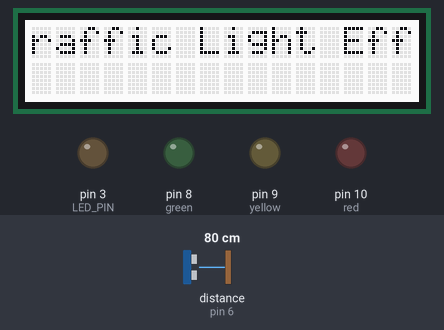
This sketch was run on a simulated Arduino Uno, built with avr-gcc and run on an emulated ATmega328P. On the bench: 16×2 character LCD, output pins drawn as LEDs (lit = HIGH). The inputs (shaded band) are chosen by the test bench; at power-on: distance to the obstacle (sensor on pin 6) 80 cm. The echo pulse lasts 58.3 µs per cm; pins used as bus, display or sensor lines are not drawn; what the sketch prints to the serial monitor is not drawn.

Above: at 0.3 s.
At 5.11 s:
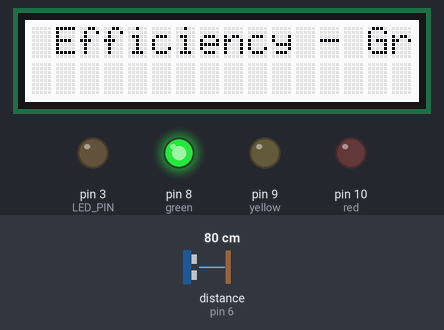
At 9.92 s:
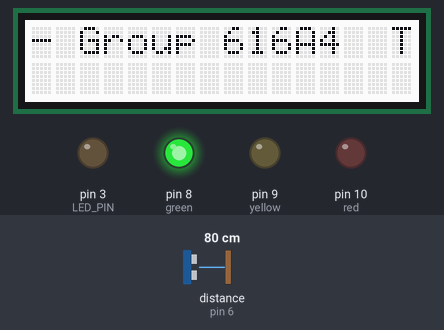
At 12.33 s:
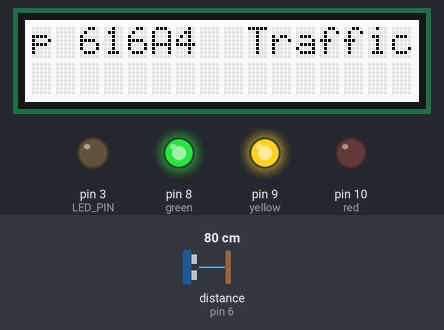
At 20.01 s:
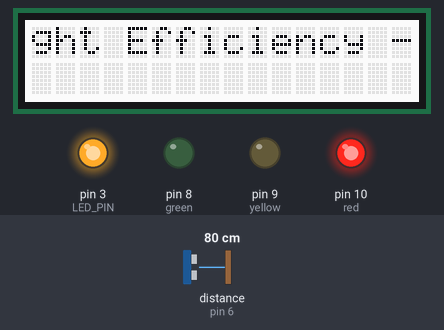
At 39.73 s:
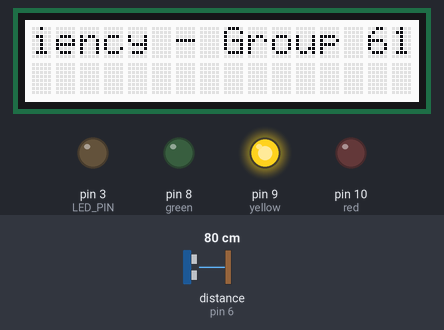
Timing chart, 0 to 40.0 s (numbered marks = the images above):
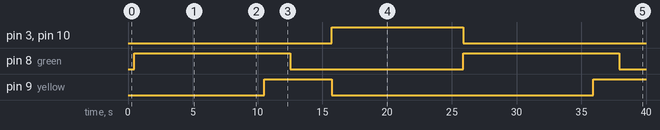

Measured:
- by itself, pin 3 (LED_PIN), pin 10 (red): LOW → HIGH at 15.7 s, → LOW 10.2 s later
- by itself, pin 8 (green): alternates HIGH for 12.0 s and LOW for 13.4 s
- by itself, pin 9 (yellow): LOW → HIGH at 10.5 s, → LOW 5.2 s later, → HIGH 20.2 s later
- what the display in image 1 shows lasts 0.4 s, from 4.9 s to 5.3 s

The sketch:

TrafficLightsEfficiency.ino
```cpp
#include <Wire.h>
#include <SoftwareSerial.h>
#include "rgb_lcd.h"

rgb_lcd lcd;
SoftwareSerial lcdSerial(4, 5);

const int trigPin = 7;
const int echoPin = 6;
const int LED_PIN  = 3;

int red = 10;
int yellow = 9;
int green = 8;

int delayGreen = 10000;
int delayYellow = 3000;
int delayRed = 10000;

enum TrafficState {
  GREENLED,
  GREEN_YELLOWLED,
  YELLOWLED,
  REDLED
};

TrafficState state = GREENLED;

unsigned long previousMillis = 0;
const unsigned long intervalGreen = 10000;
const unsigned long intervalGreenYellow = 2000;
const unsigned long intervalYellow = 3000;
const unsigned long intervalRed = 10000;

void setup() {
  Serial.begin(9600);

  lcdSerial.begin(9600);
  lcd.begin(16, 2, &lcdSerial);
  lcd.setCursor(0,0);
  lcd.println("Traffic Light Efficiency - Group 616A4");

  pinMode(trigPin, OUTPUT);
  pinMode(echoPin, INPUT);
  pinMode(green, OUTPUT);
  pinMode(yellow, OUTPUT);
  pinMode(red, OUTPUT);
  pinMode(LED_PIN, OUTPUT); // initialize LED_PIN as an output
}

void ultra() {
  digitalWrite(trigPin, HIGH);
  delayMicroseconds(10);
  digitalWrite(trigPin, LOW);

  long duration_us = pulseIn(echoPin, HIGH);
  float distance_cm = duration_us / 58.0;

  Serial.print("Distance: ");
  Serial.print(distance_cm);
  Serial.println(" cm");

  if (distance_cm <= 20) {
    Serial.println("Vehicle incoming, turn not safe");
    digitalWrite(LED_PIN, LOW);
    delay(3000);
  }
}

void greenLight() {
  digitalWrite(green, HIGH);
  digitalWrite(yellow, LOW);
  digitalWrite(red, LOW);
}

void greenYellowLight() {
  digitalWrite(green, HIGH);
  digitalWrite(yellow, HIGH);
  digitalWrite(red, LOW);
}

void yellowLight() {
  digitalWrite(green, LOW);
  digitalWrite(yellow, HIGH);
  digitalWrite(red, LOW);
}

void redLight() {
  digitalWrite(green, LOW);
  digitalWrite(yellow, LOW);
  digitalWrite(red, HIGH);
  digitalWrite(LED_PIN, HIGH); // turn on LED_PIN only when red light is on
}

void loop() {

  lcd.scrollDisplayLeft();
  delay(400);
  unsigned long currentMillis = millis();

  switch(state) {
    case GREENLED:
      greenLight();
      digitalWrite(LED_PIN, LOW);
      if (currentMillis - previousMillis >= intervalGreen) {
        state = GREEN_YELLOWLED;
        previousMillis = currentMillis;
      }
      break;

    case GREEN_YELLOWLED:
      greenYellowLight();
      digitalWrite(LED_PIN, LOW);
      if (currentMillis - previousMillis >= intervalGreenYellow) {
        state = YELLOWLED;
        previousMillis = currentMillis;
      }
      break;

    case YELLOWLED:
      yellowLight();
      digitalWrite(LED_PIN, LOW);
      if (currentMillis - previousMillis >= intervalYellow) {
        state = REDLED;
        previousMillis = currentMillis;
      }
      break;

    case REDLED:
      ultra();
      redLight();
      if (currentMillis - previousMillis >= intervalRed) {
        state = GREENLED;
        previousMillis = currentMillis;
      }
      break;
  }
}
```
